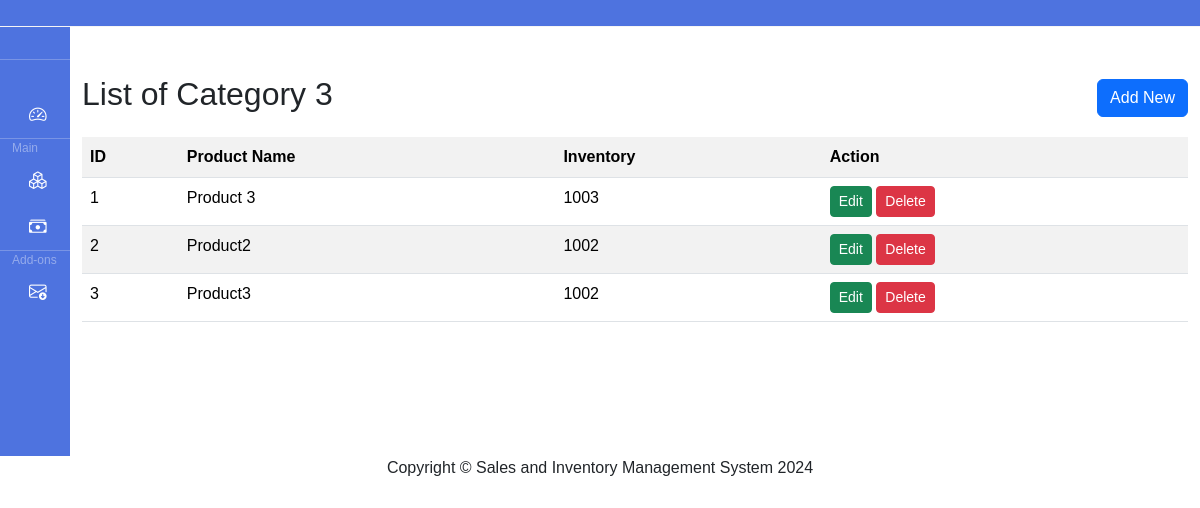
/List/list-of-tasks/public/category3s (signed in), run on the app's committed database.
### tables this page shows
CREATE TABLE `category3s` (
  `id` int(11) NOT NULL,
  `product_name` varchar(50) NOT NULL,
  `inventory` varchar(50) NOT NULL
);

### List/list-of-tasks/app/controllers/Category3s.php (called while the page is built, shortened)
<?php
class Category3s extends Controller
{
  public function index()
  {
    $user = new Category3();
    $data = $user->findAll();
    $this->view('category3s/index', [
      'category3s' => $data
    ]);
  }
}

### List/list-of-tasks/app/core/App.php (called while the page is built, shortened)
<?php
class App
{
  protected $method = 'index';
  public function __construct()
  {
    $url = $this->splitUrl();
    if (isset($url[0])) {
      if (file_exists('../app/controllers/' . ucfirst($url[0]) . '.php')) {
        unset($url[0]);
      } else {
        $this->controller = '_404';
      }
    }
    $this->controller = new $this->controller;
    $this->params = $url ? array_values($url) : [];
    call_user_func_array([$this->controller, $this->method], $this->params);
  }
  private function splitUrl()
  {
    if (isset($_GET['url'])) {
      $url = explode('/', trim($_GET['url'], '/'));
      return $url;
    }
  }
}

### List/list-of-tasks/public/index.php (called while the page is built, shortened)
<?php
$app = new App();

### List/list-of-tasks/app/core/Database.php (called while the page is built)
<?php
class Database
{
  public function connect()
  {
    $string = "mysql:host=" . DB_HOST . ";dbname=" . DB_NAME;
    $con = new PDO($string, DB_USER, DB_PASS);
    return $con;
  }
  public function query($query, $data = [])
  {
    $con = $this->connect();
    $stm = $con->prepare($query);
    $check = $stm->execute($data);
    if ($check) {
      $result = $stm->fetchAll(PDO::FETCH_OBJ);
      if (is_array($result) && count($result) > 0) {
        return $result;
      }
    }
    return false;
  }
}

### List/list-of-tasks/app/core/Model.php (called while the page is built, shortened)
<?php
class Model extends Database
{
  public function __construct()
  {
    if (!property_exists($this, 'table')) {
      $this->table = strtolower($this::class) . 's';
    }
  }
  public function findAll()
  {
    $query = "select * from  $this->table";
    $result = $this->query($query);
    if ($result) {
      return $result;
    }
    return false;
  }
}

### List/list-of-tasks/app/views/category3s/index.php (the view)
<?php include "../app/views/partials/header.php" ?>
  <div class="wrapper">
      <?php include "../app/views/partials/sidebar.php" ?>
      <div class="container mt-5">
        <div class="d-flex justify-content-between align-items-center">
          <h2>List of Category 3</h2>
          <a href="<?= ROOT ?>/category3s/create" class="btn btn-primary">Add New</a>
        </div>
        <table class="table table-striped mt-3">
          <tr>
            <th>ID</th>
            <th>Product Name</th>
            <th>Inventory</th>
            <th>Action</th>
          </tr>
          <?php foreach ($category3s as $row) { ?>
            <tr>
              <td>
                <?= $row->id ?>
              </td>
              <td>
                <?= $row->product_name ?>
              </td>
              <td>
                <?= $row->inventory ?>
              </td>
              <td>
                <a href="<?= ROOT ?>/category3s/edit/<?= $row->id ?>" class="btn btn-success btn-sm">Edit</a>
                <a href="<?= ROOT ?>/category3s/delete/<?= $row->id ?>" class="btn btn-danger btn-sm">Delete</a>
              </td>
            </tr>
          <?php } ?>
        </table>
      </div>
  </div>
<?php include "../app/views/partials/footer.php" ?>

### List/list-of-tasks/public/style.css (style rules this page uses)
a { text-decoration: none !important; color: #0e2238; }
body { font-family: 'Poppins', sans-serif; }
.wrapper { display: flex; }

### data on the page
category3s: id "1", product_name "Product 3", inventory "1003"
category3s: id "2", product_name "Product2", inventory "1002"
category3s: id "3", product_name "Product3", inventory "1002"
